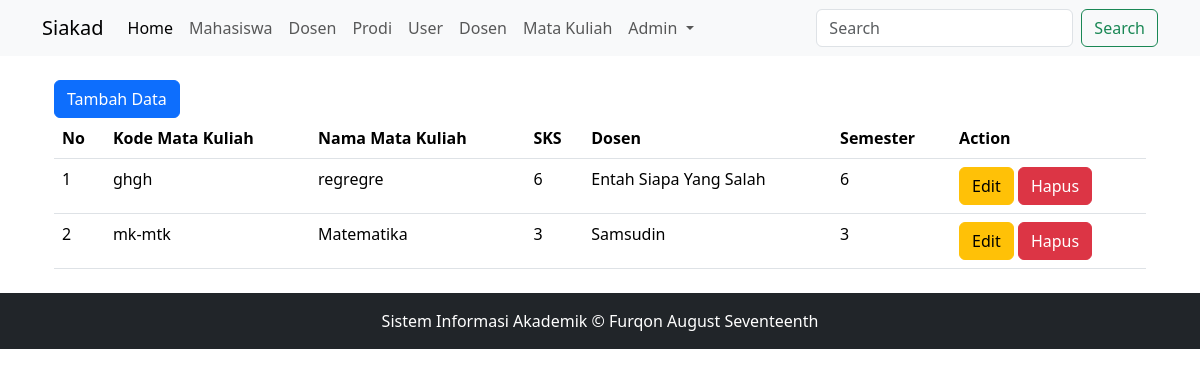
Screenshot of /index.php?page=mata-kuliah (signed in) with the database file from the repository.
### tables this page shows
CREATE TABLE `mata_kuliah` (
  `kode_mk` varchar(10) NOT NULL,
  `nama_mk` varchar(100) NOT NULL,
  `sks` int(11) NOT NULL,
  `dosen_nip` varchar(18) DEFAULT NULL,
  `semester` int(11) NOT NULL
);

CREATE TABLE `dosen` (
  `nip` varchar(18) NOT NULL,
  `nama_dosen` varchar(100) NOT NULL,
  `prodi_id` int(11) DEFAULT NULL,
  `foto` varchar(255) NOT NULL
);

### koneksi.php (called while the page is built, shortened)
<?php
function getLevel()
{
    return $_SESSION['level'];
}

### mata_kuliah.php (the view, shortened to what this page needs)
<?php
require 'koneksi.php';
$aksi = isset($_GET['aksi']) ? $_GET['aksi'] : 'read';
switch ($aksi) {
    case 'read':
?>
        <div class="container">
            <a href="index.php?page=mata-kuliah&aksi=form&proses=create" class="btn btn-primary">Tambah Data</a>
            <table class="table">
                <thead>
                    <tr>
                        <th>No</th>
                        <th>Kode Mata Kuliah</th>
                        <th>Nama Mata Kuliah</th>
                        <th>SKS</th>
                        <th>Dosen</th>
                        <th>Semester</th>
                        <th>Action</th>
                    </tr>
                </thead>
                <tbody>
                    <?php
                    $selectQuery = mysqli_query($db, "SELECT A.*, B.nama_dosen FROM mata_kuliah A LEFT JOIN dosen B ON A.dosen_nip = B.nip");
                    $no = 1;
                    while ($values = mysqli_fetch_assoc($selectQuery)) {
                    ?>
                        <tr>
                            <td><?= $no++ ?></td>
                            <td><?= $values['kode_mk'] ?></td>
                            <td><?= $values['nama_mk'] ?></td>
                            <td><?= $values['sks'] ?></td>
                            <td><?= $values['nama_dosen'] ?></td>
                            <td><?= $values['semester'] ?></td>
                            <td>
                                <a class="btn btn-warning" href="index.php?page=mata-kuliah&aksi=form&proses=update&id=<?= $values['kode_mk']; ?>">Edit</a>
                                <?php if (getLevel() == 'admin'): ?>
                                    <a class="btn btn-danger" href="prosesMataKuliah.php?proses=hapus&id=<?= $values['kode_mk']; ?>" onclick="return confirm('data akan dihapus, anda yakin?')">Hapus</a>
                                <?php endif; ?>
                            </td>
                        </tr>
                    <?php } ?>
                </tbody>
            </table>
        </div>
    <?php
        break;
    ?>
<?php
} ?>

### rows the page displays
mata_kuliah: kode_mk "ghgh", nama_mk "regregre", sks "6", dosen_nip.nama_dosen "Entah Siapa Yang Salah", semester "6"
mata_kuliah: kode_mk "mk-mtk", nama_mk "Matematika", sks "3", dosen_nip.nama_dosen "Samsudin", semester "3"

### other values shown
$_SESSION['nama'] "Admin"
